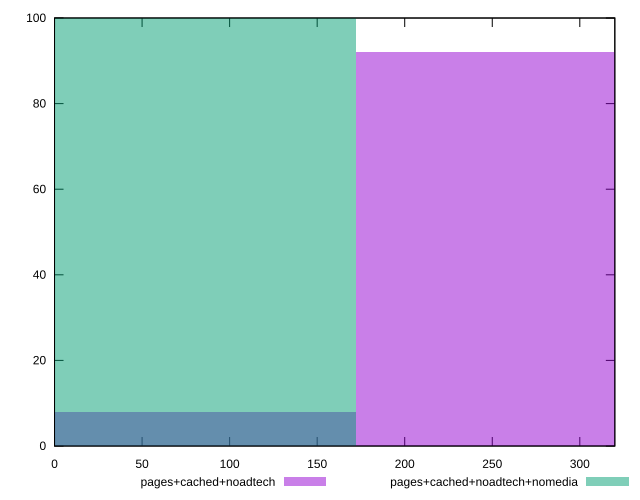

Generate this figure with gnuplot:
reset

$pagesCachedNoadtech <<EOF
344.4348290124156 92
0 8
EOF

$pagesCachedNoadtechNomedia <<EOF
0 100
EOF

set key outside below
set boxwidth 344.4348290124156
set xrange [0:320]
set yrange [0:100]
set trange [0:100]
set style fill transparent solid 0.5 noborder
set terminal svg size 640, 500 enhanced background rgb 'white'
set output "report_00018_2021-02-10T15-25-16.877Z/offscreen-images/comparison/histogram/2_vs_3.svg"

plot $pagesCachedNoadtech title "pages+cached+noadtech" with boxes, \
     $pagesCachedNoadtechNomedia title "pages+cached+noadtech+nomedia" with boxes

reset
